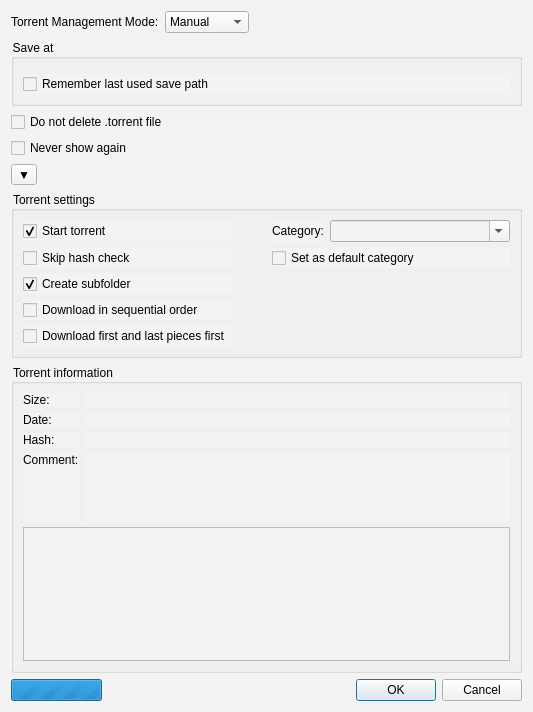
<?xml version="1.0" encoding="UTF-8"?>
<ui version="4.0">
 <class>AddNewTorrentDialog</class>
 <widget class="QDialog" name="AddNewTorrentDialog">
  <property name="geometry">
   <rect>
    <x>0</x>
    <y>0</y>
    <width>533</width>
    <height>712</height>
   </rect>
  </property>
  <property name="styleSheet">
   <string notr="true">background-color: rgb(243, 243, 243);</string>
  </property>
  <layout class="QVBoxLayout" name="AddNewTorrentDialogLayout">
   <item>
    <layout class="QHBoxLayout" name="horizontalLayout">
     <item>
      <widget class="QLabel" name="labelTorrentManagementMode">
       <property name="text">
        <string>Torrent Management Mode:</string>
       </property>
      </widget>
     </item>
     <item>
      <widget class="QComboBox" name="comboTTM">
       <property name="toolTip">
        <string>Automatic mode means that various torrent properties(eg save path) will be decided by the associated category</string>
       </property>
       <item>
        <property name="text">
         <string>Manual</string>
        </property>
       </item>
       <item>
        <property name="text">
         <string>Automatic</string>
        </property>
       </item>
      </widget>
     </item>
     <item>
      <spacer name="horizontalSpacer_2">
       <property name="orientation">
        <enum>Qt::Horizontal</enum>
       </property>
       <property name="sizeHint" stdset="0">
        <size>
         <width>40</width>
         <height>20</height>
        </size>
       </property>
      </spacer>
     </item>
    </layout>
   </item>
   <item>
    <widget class="QGroupBox" name="groupBoxSavePath">
     <property name="title">
      <string>Save at</string>
     </property>
     <layout class="QVBoxLayout" name="verticalLayout_2">
      <item>
       <widget class="FileSystemPathComboEdit" name="savePath" native="true"/>
      </item>
      <item>
       <widget class="QCheckBox" name="checkBoxRememberLastSavePath">
        <property name="text">
         <string>Remember last used save path</string>
        </property>
       </widget>
      </item>
     </layout>
    </widget>
   </item>
   <item>
    <widget class="QCheckBox" name="doNotDeleteTorrentCheckBox">
     <property name="toolTip">
      <string>When checked, the .torrent file will not be deleted despite the settings at the &quot;Download&quot; page of the options dialog</string>
     </property>
     <property name="text">
      <string>Do not delete .torrent file</string>
     </property>
    </widget>
   </item>
   <item>
    <widget class="QCheckBox" name="checkBoxNeverShow">
     <property name="text">
      <string>Never show again</string>
     </property>
    </widget>
   </item>
   <item>
    <widget class="QToolButton" name="toolButtonAdvanced">
     <property name="text">
      <string notr="true">▼</string>
     </property>
     <property name="checkable">
      <bool>true</bool>
     </property>
    </widget>
   </item>
   <item>
    <widget class="QGroupBox" name="groupBoxSettings">
     <property name="title">
      <string>Torrent settings</string>
     </property>
     <layout class="QGridLayout" name="gridLayout_3">
      <item row="1" column="2">
       <widget class="QCheckBox" name="defaultCategoryCheckbox">
        <property name="text">
         <string>Set as default category</string>
        </property>
       </widget>
      </item>
      <item row="0" column="2">
       <layout class="QHBoxLayout" name="horizontalLayout_1">
        <item>
         <widget class="QLabel" name="label_5">
          <property name="text">
           <string>Category:</string>
          </property>
         </widget>
        </item>
        <item>
         <widget class="QComboBox" name="categoryComboBox">
          <property name="sizePolicy">
           <sizepolicy hsizetype="Expanding" vsizetype="Fixed">
            <horstretch>0</horstretch>
            <verstretch>0</verstretch>
           </sizepolicy>
          </property>
          <property name="editable">
           <bool>true</bool>
          </property>
          <property name="insertPolicy">
           <enum>QComboBox::InsertAtTop</enum>
          </property>
         </widget>
        </item>
       </layout>
      </item>
      <item row="0" column="0">
       <widget class="QCheckBox" name="startTorrentCheckBox">
        <property name="text">
         <string>Start torrent</string>
        </property>
        <property name="checked">
         <bool>true</bool>
        </property>
       </widget>
      </item>
      <item row="1" column="0">
       <widget class="QCheckBox" name="skipCheckingCheckBox">
        <property name="text">
         <string>Skip hash check</string>
        </property>
       </widget>
      </item>
      <item row="0" column="1">
       <spacer name="horizontalSpacer2">
        <property name="orientation">
         <enum>Qt::Horizontal</enum>
        </property>
        <property name="sizeType">
         <enum>QSizePolicy::Fixed</enum>
        </property>
        <property name="sizeHint" stdset="0">
         <size>
          <width>35</width>
          <height>0</height>
         </size>
        </property>
       </spacer>
      </item>
      <item row="2" column="0">
       <widget class="QCheckBox" name="createSubfolderCheckBox">
        <property name="text">
         <string>Create subfolder</string>
        </property>
        <property name="checked">
         <bool>true</bool>
        </property>
       </widget>
      </item>
      <item row="3" column="0">
       <widget class="QCheckBox" name="sequentialCheckBox">
        <property name="text">
         <string>Download in sequential order</string>
        </property>
       </widget>
      </item>
      <item row="4" column="0">
       <widget class="QCheckBox" name="firstLastCheckBox">
        <property name="text">
         <string>Download first and last pieces first</string>
        </property>
       </widget>
      </item>
     </layout>
    </widget>
   </item>
   <item>
    <widget class="QGroupBox" name="infoGroup">
     <property name="title">
      <string>Torrent information</string>
     </property>
     <layout class="QGridLayout" name="gridLayout_2">
      <item row="2" column="1">
       <widget class="QLabel" name="lblhash">
        <property name="text">
         <string/>
        </property>
        <property name="textFormat">
         <enum>Qt::PlainText</enum>
        </property>
        <property name="textInteractionFlags">
         <set>Qt::TextSelectableByMouse</set>
        </property>
       </widget>
      </item>
      <item row="2" column="0">
       <widget class="QLabel" name="label_4">
        <property name="text">
         <string>Hash:</string>
        </property>
       </widget>
      </item>
      <item row="4" column="0" colspan="2">
       <widget class="TorrentContentTreeView" name="contentTreeView">
        <property name="contextMenuPolicy">
         <enum>Qt::CustomContextMenu</enum>
        </property>
        <property name="selectionMode">
         <enum>QAbstractItemView::ExtendedSelection</enum>
        </property>
        <property name="sortingEnabled">
         <bool>true</bool>
        </property>
       </widget>
      </item>
      <item row="1" column="1">
       <widget class="QLabel" name="labelDate">
        <property name="text">
         <string/>
        </property>
       </widget>
      </item>
      <item row="1" column="0">
       <widget class="QLabel" name="label_3">
        <property name="text">
         <string>Date:</string>
        </property>
       </widget>
      </item>
      <item row="0" column="0">
       <widget class="QLabel" name="label">
        <property name="text">
         <string>Size:</string>
        </property>
       </widget>
      </item>
      <item row="0" column="1">
       <widget class="QLabel" name="labelSize">
        <property name="text">
         <string/>
        </property>
       </widget>
      </item>
      <item row="3" column="0">
       <widget class="QLabel" name="label_2">
        <property name="text">
         <string>Comment:</string>
        </property>
        <property name="alignment">
         <set>Qt::AlignLeading|Qt::AlignLeft|Qt::AlignTop</set>
        </property>
       </widget>
      </item>
      <item row="3" column="1">
       <widget class="QScrollArea" name="scrollArea">
        <property name="frameShape">
         <enum>QFrame::NoFrame</enum>
        </property>
        <property name="widgetResizable">
         <bool>true</bool>
        </property>
        <widget class="QWidget" name="scrollAreaWidgetContents_2">
         <property name="geometry">
          <rect>
           <x>0</x>
           <y>0</y>
           <width>414</width>
           <height>68</height>
          </rect>
         </property>
         <layout class="QVBoxLayout" name="verticalLayout">
          <property name="leftMargin">
           <number>0</number>
          </property>
          <property name="topMargin">
           <number>0</number>
          </property>
          <property name="rightMargin">
           <number>0</number>
          </property>
          <property name="bottomMargin">
           <number>0</number>
          </property>
          <item>
           <widget class="QLabel" name="commentLabel">
            <property name="text">
             <string/>
            </property>
            <property name="textFormat">
             <enum>Qt::RichText</enum>
            </property>
            <property name="alignment">
             <set>Qt::AlignLeading|Qt::AlignLeft|Qt::AlignTop</set>
            </property>
            <property name="wordWrap">
             <bool>true</bool>
            </property>
            <property name="openExternalLinks">
             <bool>true</bool>
            </property>
            <property name="textInteractionFlags">
             <set>Qt::TextBrowserInteraction</set>
            </property>
           </widget>
          </item>
         </layout>
        </widget>
       </widget>
      </item>
     </layout>
    </widget>
   </item>
   <item>
    <layout class="QHBoxLayout" name="buttonsHLayout">
     <item>
      <widget class="QProgressBar" name="progMetaLoading">
       <property name="sizePolicy">
        <sizepolicy hsizetype="Minimum" vsizetype="Fixed">
         <horstretch>0</horstretch>
         <verstretch>0</verstretch>
        </sizepolicy>
       </property>
       <property name="maximum">
        <number>0</number>
       </property>
       <property name="value">
        <number>-1</number>
       </property>
       <property name="textVisible">
        <bool>false</bool>
       </property>
       <property name="format">
        <string notr="true">%p%</string>
       </property>
      </widget>
     </item>
     <item>
      <widget class="QLabel" name="lblMetaLoading"/>
     </item>
     <item>
      <widget class="QDialogButtonBox" name="buttonBox">
       <property name="standardButtons">
        <set>QDialogButtonBox::Cancel|QDialogButtonBox::Ok</set>
       </property>
      </widget>
     </item>
    </layout>
   </item>
  </layout>
  <action name="actionNormal">
   <property name="text">
    <string>Normal</string>
   </property>
  </action>
  <action name="actionHigh">
   <property name="text">
    <string>High</string>
   </property>
  </action>
  <action name="actionMaximum">
   <property name="text">
    <string>Maximum</string>
   </property>
  </action>
  <action name="actionNotDownloaded">
   <property name="text">
    <string>Do not download</string>
   </property>
  </action>
 </widget>
 <customwidgets>
  <customwidget>
   <class>TorrentContentTreeView</class>
   <extends>QTreeView</extends>
   <header location="global">torrentcontenttreeview.h</header>
  </customwidget>
  <customwidget>
   <class>FileSystemPathComboEdit</class>
   <extends>QWidget</extends>
   <header>fspathedit.h</header>
   <container>1</container>
  </customwidget>
 </customwidgets>
 <tabstops>
  <tabstop>savePath</tabstop>
  <tabstop>checkBoxRememberLastSavePath</tabstop>
  <tabstop>checkBoxNeverShow</tabstop>
  <tabstop>toolButtonAdvanced</tabstop>
  <tabstop>startTorrentCheckBox</tabstop>
  <tabstop>skipCheckingCheckBox</tabstop>
  <tabstop>categoryComboBox</tabstop>
  <tabstop>defaultCategoryCheckbox</tabstop>
  <tabstop>scrollArea</tabstop>
  <tabstop>contentTreeView</tabstop>
 </tabstops>
 <resources/>
 <connections>
  <connection>
   <sender>buttonBox</sender>
   <signal>accepted()</signal>
   <receiver>AddNewTorrentDialog</receiver>
   <slot>accept()</slot>
   <hints>
    <hint type="sourcelabel">
     <x>403</x>
     <y>579</y>
    </hint>
    <hint type="destinationlabel">
     <x>157</x>
     <y>274</y>
    </hint>
   </hints>
  </connection>
  <connection>
   <sender>buttonBox</sender>
   <signal>rejected()</signal>
   <receiver>AddNewTorrentDialog</receiver>
   <slot>reject()</slot>
   <hints>
    <hint type="sourcelabel">
     <x>403</x>
     <y>579</y>
    </hint>
    <hint type="destinationlabel">
     <x>286</x>
     <y>274</y>
    </hint>
   </hints>
  </connection>
  <connection>
   <sender>categoryComboBox</sender>
   <signal>currentIndexChanged(int)</signal>
   <receiver>AddNewTorrentDialog</receiver>
   <slot>categoryChanged(int)</slot>
   <hints>
    <hint type="sourcelabel">
     <x>337</x>
     <y>205</y>
    </hint>
    <hint type="destinationlabel">
     <x>403</x>
     <y>160</y>
    </hint>
   </hints>
  </connection>
  <connection>
   <sender>comboTTM</sender>
   <signal>currentIndexChanged(int)</signal>
   <receiver>AddNewTorrentDialog</receiver>
   <slot>TMMChanged(int)</slot>
   <hints>
    <hint type="sourcelabel">
     <x>200</x>
     <y>19</y>
    </hint>
    <hint type="destinationlabel">
     <x>206</x>
     <y>294</y>
    </hint>
   </hints>
  </connection>
 </connections>
 <slots>
  <slot>savingModeChanged(bool)</slot>
  <slot>categoryChanged(int)</slot>
  <slot>TMMChanged(int)</slot>
 </slots>
</ui>
